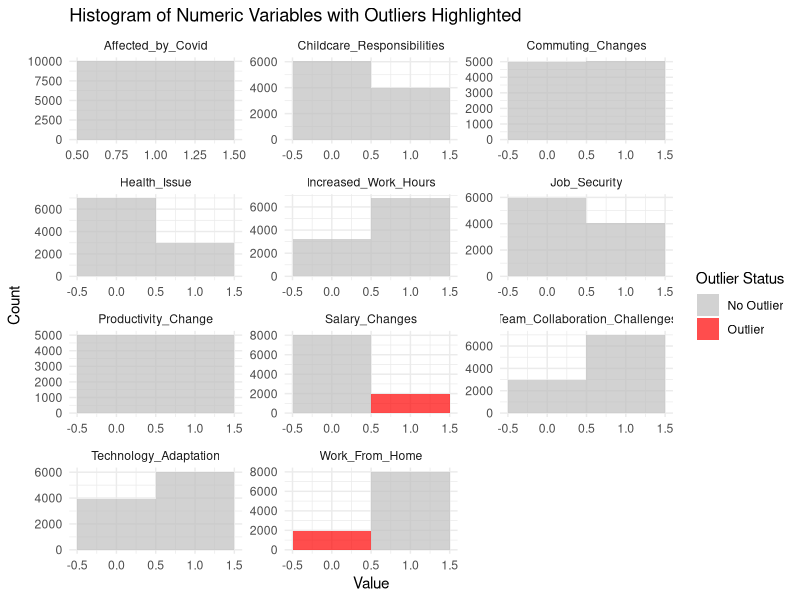

Write the R code that produced this figure.
## ---- chunk 1
knitr::opts_chunk$set(echo = TRUE)
## ---- chunk 2
# Load necessary libraries
library(readr)

# Read the CSV file
data <- read_csv("covid_impact_on_work new.csv")

# View the data 
head(data)
## ---- chunk 3
# Inspect the dataset
colnames(data) # View the column names to ensure proper references
str(data)      # Structure of the data
summary(data)  # Summary statistics
colSums(is.na(data)) # Check missing values

## Handle missing values in Productivity_Change
if ("Productivity_Change" %in% colnames(data)) {
  if (!is.numeric(data$Productivity_Change)) {
    data$Productivity_Change <- as.numeric(data$Productivity_Change)  # Ensure numeric
  }
  # Replace NA values with the mean if non-NA values exist
  if (sum(!is.na(data$Productivity_Change)) > 0) {
    data$Productivity_Change[is.na(data$Productivity_Change)] <- mean(data$Productivity_Change, na.rm = TRUE)
  }
} else {
  warning("Column 'Productivity_Change' does not exist in the dataset.")
}

# Mode function for categorical columns
mode <- function(x) { 
  unique_x <- unique(x)
  unique_x[which.max(tabulate(match(x, unique_x)))]
}

# Example: Handle categorical column, replace `Categorical_Column` with the correct column name
if ("Work_From_Home" %in% colnames(data)) {
  data$Work_From_Home[is.na(data$Work_From_Home)] <- mode(data$Work_From_Home)
} else {
  warning("Column 'Work_From_Home' does not exist in the dataset.")
}

# Remove duplicates
data_clean <- data[!duplicated(data), ]

# View cleaned dataset summary
summary(data_clean)
# Load necessary libraries
library(ggplot2)
library(dplyr)
library(tidyr)

# Function to identify and flag outliers using the IQR method
flag_outliers <- function(column) {
  Q1 <- quantile(column, 0.25, na.rm = TRUE)
  Q3 <- quantile(column, 0.75, na.rm = TRUE)
  IQR <- Q3 - Q1
  lower_bound <- Q1 - 1.5 * IQR
  upper_bound <- Q3 + 1.5 * IQR
  return(column < lower_bound | column > upper_bound)
}

# Identify numeric columns
numeric_columns <- sapply(data_clean, is.numeric)

# Prepare long_data
long_data <- data_clean %>%
  select(all_of(names(data_clean)[numeric_columns])) %>%
  mutate(row_id = row_number()) %>%
  pivot_longer(cols = -row_id, names_to = "Variable", values_to = "Value") %>%
  group_by(Variable) %>%
  mutate(Outlier = flag_outliers(Value)) %>%
  ungroup()

# Check if data is available for plotting
if (nrow(long_data) > 0) {
  # Create histogram
  ggplot(long_data, aes(x = Value, fill = Outlier)) +
    geom_histogram(binwidth = 1, alpha = 0.7, position = "identity") +
    facet_wrap(~ Variable, scales = "free", ncol = 3) +
    labs(
      title = "Histogram of Numeric Variables with Outliers Highlighted",
      x = "Value",
      y = "Count",
      fill = "Outlier Status"
    ) +
    scale_fill_manual(values = c("grey", "red"), labels = c("No Outlier", "Outlier")) +
    theme_minimal()
} else {
  print("No numeric variables with variability to plot.")
}
